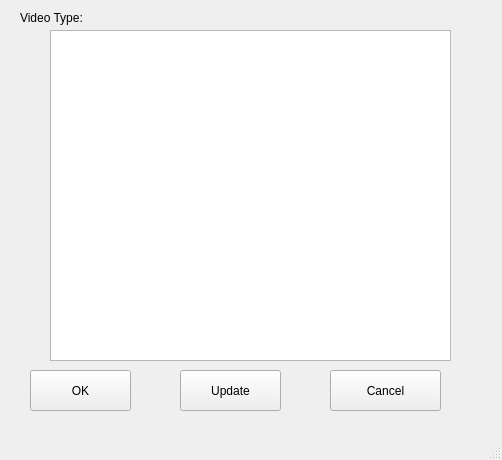
<?xml version="1.0" encoding="UTF-8"?>
<ui version="4.0">
 <class>MainWindow</class>
 <widget class="QMainWindow" name="MainWindow">
  <property name="geometry">
   <rect>
    <x>0</x>
    <y>0</y>
    <width>502</width>
    <height>460</height>
   </rect>
  </property>
  <property name="windowTitle">
   <string>MainWindow</string>
  </property>
  <widget class="QWidget" name="centralwidget">
   <widget class="QTextEdit" name="textEdit">
    <property name="geometry">
     <rect>
      <x>50</x>
      <y>30</y>
      <width>401</width>
      <height>331</height>
     </rect>
    </property>
   </widget>
   <widget class="QLabel" name="label">
    <property name="geometry">
     <rect>
      <x>20</x>
      <y>10</y>
      <width>221</width>
      <height>16</height>
     </rect>
    </property>
    <property name="text">
     <string>Video Type: </string>
    </property>
   </widget>
   <widget class="QPushButton" name="ok">
    <property name="geometry">
     <rect>
      <x>30</x>
      <y>370</y>
      <width>101</width>
      <height>41</height>
     </rect>
    </property>
    <property name="text">
     <string>OK</string>
    </property>
   </widget>
   <widget class="QPushButton" name="cancel">
    <property name="geometry">
     <rect>
      <x>330</x>
      <y>370</y>
      <width>111</width>
      <height>41</height>
     </rect>
    </property>
    <property name="text">
     <string>Cancel</string>
    </property>
   </widget>
   <widget class="QPushButton" name="update">
    <property name="geometry">
     <rect>
      <x>180</x>
      <y>370</y>
      <width>101</width>
      <height>41</height>
     </rect>
    </property>
    <property name="text">
     <string>Update</string>
    </property>
   </widget>
  </widget>
  <widget class="QMenuBar" name="menubar">
   <property name="geometry">
    <rect>
     <x>0</x>
     <y>0</y>
     <width>502</width>
     <height>21</height>
    </rect>
   </property>
  </widget>
  <widget class="QStatusBar" name="statusbar"/>
 </widget>
 <resources/>
 <connections/>
</ui>
